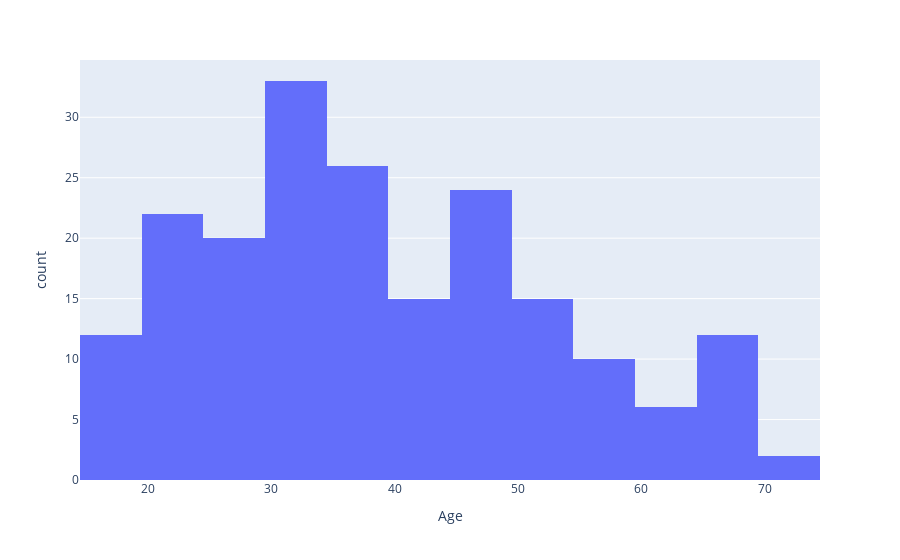

The notebook cell saved with this chart:
### Code cell
age_fig.show()

### Figure 1 — Plotly figure (JSON) as saved in the notebook; plotly's stock layout.template omitted (floating-point values rounded to 4 significant figures; data arrays with more than 128 entries replaced by an {"elided": "..."} marker saying what was removed)
{"data": [{"alignmentgroup": "True", "bingroup": "x", "hovertemplate": "Age=%{x}<br>count=%{y}<extra></extra>", "legendgroup": "", "marker": {"color": "#636efa", "pattern": {"shape": ""}}, "name": "", "offsetgroup": "", "orientation": "v", "showlegend": false, "type": "histogram", "x": {"elided": "200 int values"}, "xaxis": "x", "yaxis": "y"}], "layout": {"barmode": "relative", "legend": {"tracegroupgap": 0}, "margin": {"t": 60}, "xaxis": {"anchor": "y", "domain": [0, 1], "title": {"text": "Age"}}, "yaxis": {"anchor": "x", "domain": [0, 1], "title": {"text": "count"}}}}
